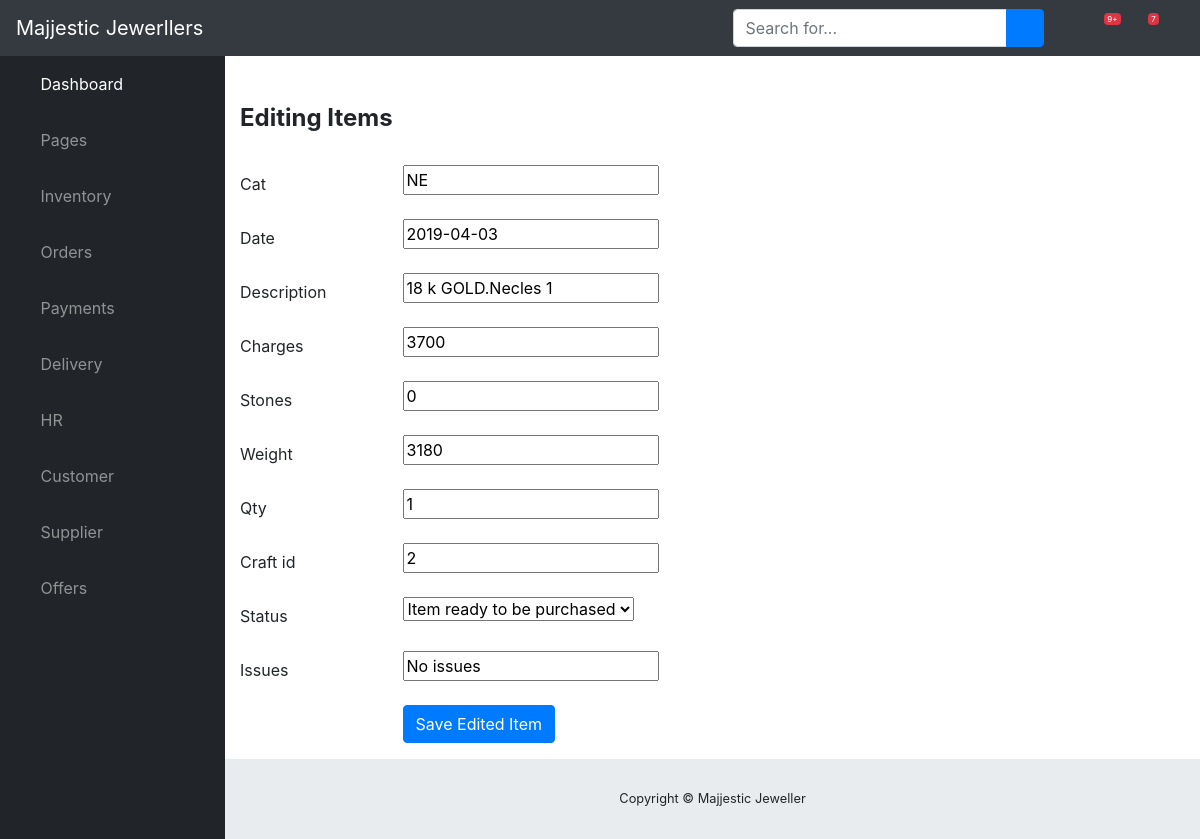
Page /inventory/edit_Necleces/1 on the committed database.
### inventory/models.py (models this page shows, shortened)
class jewelry(models.Model):
    cat = models.CharField(max_length=100, blank=False)#category
    date = models.DateField()
    description = models.CharField(max_length=500, blank=False)
    charges = models.IntegerField()
    stones = models.IntegerField()
    weight = models.IntegerField()
    qty = models.IntegerField()
    craft_id = models.IntegerField()
    choices = (
        ('AVAILABLE', 'Item ready to be purchased'),
        ('SOLD', 'Item Sold'),
        ('RESTOCKING', 'Item restocking in few days')
    )
    status = models.CharField(max_length=10, choices=choices, default="SOLD")
    issues = models.CharField(max_length=100, default="No issues")
    class Meta:
        abstract = True

class Necleces(jewelry):
    pass

### inventory/views.py (the view)
# urls.py: url(r'^edit_Necleces/(?P<pk>\d+)$', edit_Necleces, name='edit_Necleces'),
def edit_Necleces(request, pk):
    return edit_Item(request, pk, Necleces, NeclecesForm)

### inventory/forms.py
class NeclecesForm(forms.ModelForm):
    class Meta:
        model = Necleces
        fields = ('cat', 'date', 'description', 'charges', 'stones', 'weight', 'qty', 'craft_id', 'status', 'issues')

### inventory/views.py (called while the page is built)
def edit_Item(request, pk, model, cls):
    item = get_object_or_404(model, pk=pk)
    if request.method == "POST":
        form = cls(request.POST, instance = item)
        if form.is_valid():
            form.save()
            return render(request, 'inventory.html')
    else:
        form = cls(instance=item)
        return render(request, 'edit_item.html', {'form': form})

### templates/edit_item.html (shortened to what this page needs)
{% extends 'base.html' %}
{% block dashboard-body %}
<div class="container">
    <form method="POST">
        <br>
        <h4><b>Editing Items</b></h4><br>
      {% for field in form %}
      <div class="form-group row">
        <label for="id_{{ field.name }}" class="col-2 col-form-label">{{ field.label }}</label>
        <div class="col-10">
          {{ field }}
        </div>
      </div>
      {% endfor %}
      <div class="form-group row">
        <div class="offset-sm-2 col-sm-6">
          <button type="submit" class="btn btn-primary">Save Edited Item</button>
        </div>
      </div>
    </form>
  </div>
{% endblock %}

### rows in the picture
Necleces: form "NE" "2019-04-03" "18 k GOLD.Necles 1" "3700" "0" "3180" "1" "2" "Item ready to be purchased" "No issues"

### other values in the picture
{{ field.label }} "Cat" "Date" "Description" "Charges" "Stones" "Weight" "Qty" "Craft id" "Status" "Issues"
